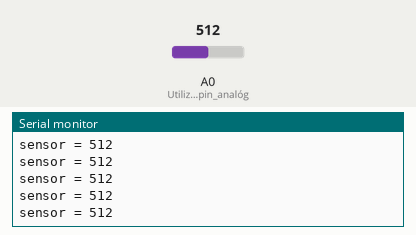
The sketch below on a simulated Arduino Uno, built with avr-gcc and run on an emulated ATmega328P. Shown: the last lines printed to the serial monitor. The test bench sets the inputs (shaded band); at power-on: A0 (Utilización_de_pin_analóg) = 512.

Above: at 1.2 s.
1.3 s: A0 (Utilización_de_pin_analóg) set to 107
At 2.4 s:
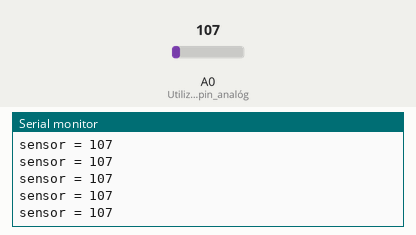
4.3 s: A0 (Utilización_de_pin_analóg) set to 91
At 5.1 s:
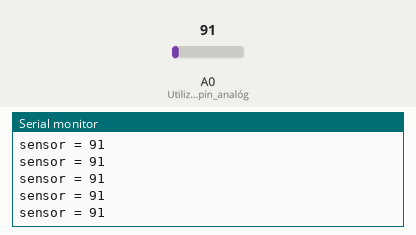
5.8 s: A0 (Utilización_de_pin_analóg) set to 30
At 6.5 s:
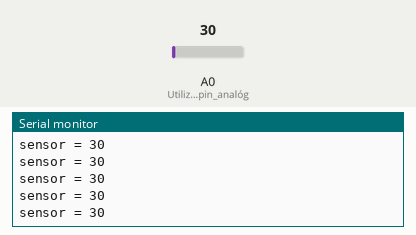
7.3 s: A0 (Utilización_de_pin_analóg) set to 24
At 8.4 s:
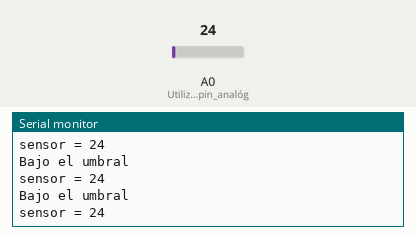
Timing chart, 0 to 10.3 s (numbered marks = the images above; inputs shaded):
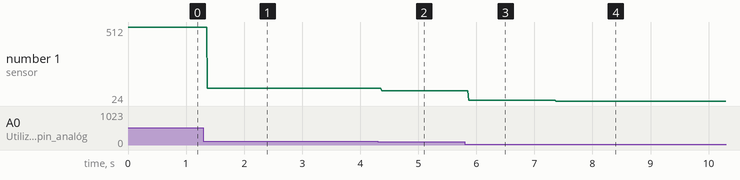

The sketch:

SensorFlex.ino
```cpp
int sensorValue = 0;  // Variable para almacenar datos del sensor

void setup() {
  Serial.begin(9600);  // Permite la comunicación de los valores desde el Arduino al ordenador
  pinMode(A0, INPUT_PULLUP); // Utilización de pin analógico
}

void loop() {
  sensorValue = analogRead(A0); // Lectura del sensor
  Serial.print("sensor = "); // Imprime los resultados en el monitor serial
  Serial.println(sensorValue);

  if (sensorValue < 28) {  // Condición de haber presionado el sensor
    Serial.println("Bajo el umbral");  // Imprime un aviso
  }
}
```

Measured:
- after the input at 1.3 s, the serial monitor: prints a new line after 0.07 s (image 1)
- after the input at 4.3 s, the serial monitor: prints a new line after 0.07 s (image 2)
- after the input at 5.8 s, the serial monitor: prints a new line after 0.07 s (image 3)
- after the input at 7.3 s, the serial monitor: prints a new line after 0.07 s (image 4)
- plotted number 1: 512 → 107 after the input at 1.3 s, 107 → 91 after the input at 4.3 s, 91 → 30 after the input at 5.8 s, 30 → 24 after the input at 7.3 s
